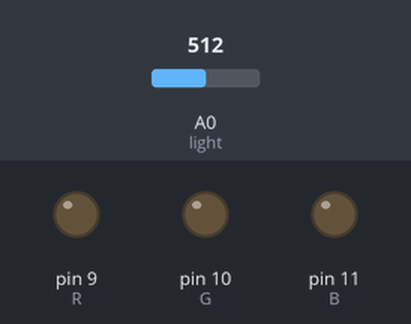
Simulated run of this sketch. Board: Arduino Uno, built with avr-gcc and run on an emulated ATmega328P. Parts: output pins drawn as LEDs (lit = HIGH). The test bench sets the inputs (shaded band); at power-on: A0 (light) = 512.

Above: at 1.2 s.
1.3 s: A0 (light) set to 483
At 1.8 s:
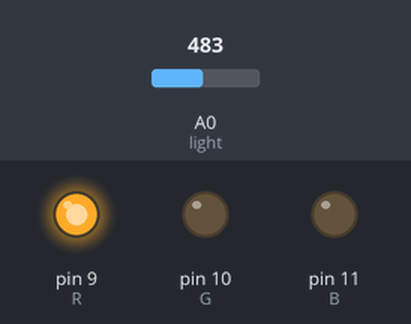
2.8 s: A0 (light) set to 510
At 4.0 s:
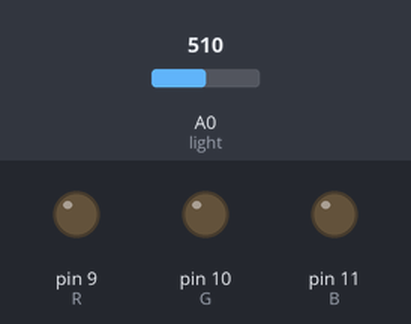
4.3 s: A0 (light) set to 490
At 5.4 s:
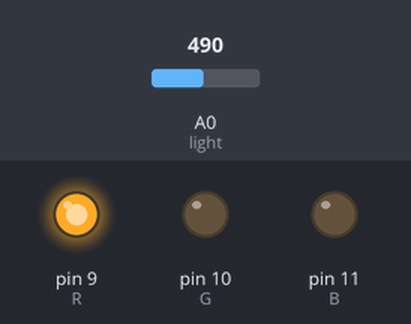
Timing chart, 0 to 7.3 s (numbered marks = the images above; inputs shaded):
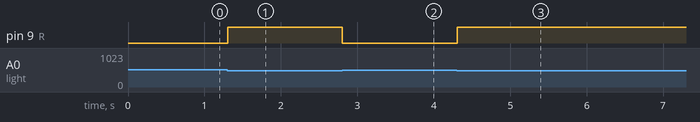

Measured:
- the behaviour switches between 500 and 499 on A0 (light) (found by bisection; images 0 and 1)
- after the input at 1.3 s, pin 9 (R): LOW → HIGH at once
- after the input at 2.8 s, pin 9 (R): HIGH → LOW at once
- after the input at 4.3 s, pin 9 (R): LOW → HIGH at once

The sketch:

ex_light_LED.ino
```cpp
#define light A0
#define R 9
#define G 10
#define B 11
int value = 0;

void setup() {
  pinMode(light,INPUT);
  pinMode(R,OUTPUT);
  pinMode(G,OUTPUT);
  pinMode(B,OUTPUT);
  Serial.begin(9600);
}

void loop() {
  value = analogRead(light);
  if(value < 500){
    digitalWrite(R,255);
    delay(100);
  }
  else {
    digitalWrite(R,0);
    delay(100);
  }

}
```
